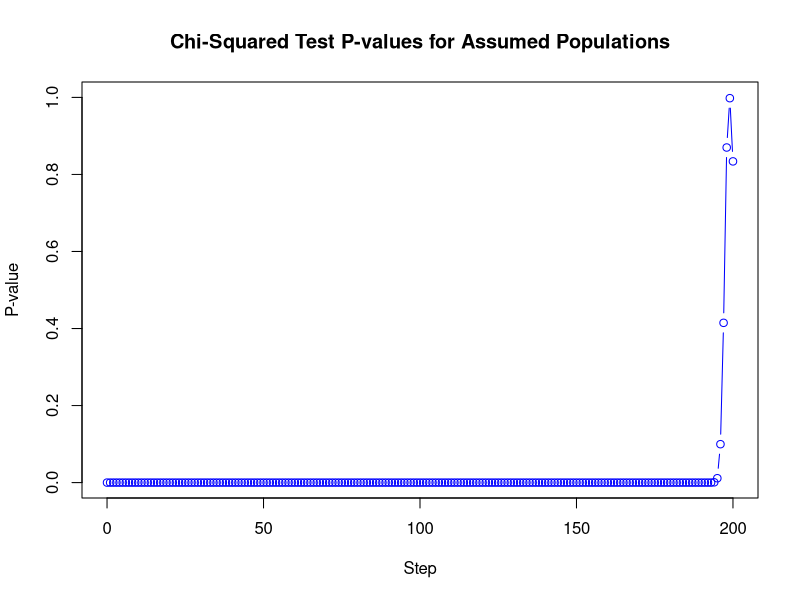

Recreate this plot in R. (Note: this script raises an error after producing the figure.)
# Clinical data
clinical_data <- c(6512, 799, 499, 4088)

# Constants for mosaic high and aneuploid categories
constant_mosaic_high <- 499
constant_aneuploid <- 4088

# Calculate the initial total for variable data
initial_total <- sum(clinical_data) - constant_mosaic_high - constant_aneuploid

# Initial simulated data
simulated_data <- c(0, 7273, constant_mosaic_high, constant_aneuploid)

# Number of steps
num_steps <- 200

# Function to generate intermediate populations
generate_intermediate_populations <- function(clinical, simulated, steps, constant_high, constant_aneu) {
  euploid_initial <- simulated[1]
  mosaic_low_initial <- simulated[2]
  euploid_final <- clinical[1]
  mosaic_low_final <- clinical[2]
  
  # Calculate the total initial and final sum for the changing categories
  total_initial <- euploid_initial + mosaic_low_initial
  total_final <- euploid_final + mosaic_low_final
  
  # Calculate the step size
  euploid_step <- (euploid_final - euploid_initial) / steps
  mosaic_low_step <- (mosaic_low_final - mosaic_low_initial) / steps
  
  populations <- list()
  for (i in 0:steps) {
    euploid <- round(euploid_initial + i * euploid_step)
    mosaic_low <- round(mosaic_low_initial + i * mosaic_low_step)
    
    # Ensure the sum of the changing categories remains constant
    if (euploid + mosaic_low > total_initial) {
      mosaic_low <- total_initial - euploid
    }
    
    populations[[i + 1]] <- c(euploid, mosaic_low, constant_high, constant_aneu)
  }
  return(populations)
}

# Generate populations
intermediate_populations <- generate_intermediate_populations(clinical_data, simulated_data, num_steps, constant_mosaic_high, constant_aneuploid)

# Function to run chi-squared tests
run_chi_squared_tests <- function(clinical, populations) {
  p_values <- numeric(length(populations))
  for (i in 1:length(populations)) {
    chi_vals <- matrix(c(populations[[i]], clinical), ncol = 4, byrow = TRUE)
    test_result <- chisq.test(chi_vals)
    p_values[i] <- test_result$p.value
  }
  return(p_values)
}

# Run chi-squared tests
p_values <- run_chi_squared_tests(clinical_data, intermediate_populations)

# Check increments
check_increments <- function(populations, steps) {
  increments <- numeric(steps)
  for (i in 1:(steps - 1)) {
    prev_population <- populations[[i]]
    next_population <- populations[[i + 1]]
    increments[i] <- (next_population[1] - prev_population[1]) / prev_population[1] * 100
  }
  return(increments)
}

# Get increments
increments <- check_increments(intermediate_populations, num_steps)

# Print increments
print(increments)
print(p_values)

# Find the largest p-value
max_p_value <- max(p_values, na.rm = TRUE)
print(paste("Maximum p-value:", max_p_value))

# Define the threshold for comparison (e.g., 0.5)
threshold <- 0.5

# Count how many p-values are greater than the threshold
large_p_values_count <- sum(p_values > threshold, na.rm = TRUE)

# Calculate the percentage of large p-values
percentage_large <- (large_p_values_count / length(p_values)) * 100
print(paste("Percentage of p-values above", threshold, ":", percentage_large, "%"))

# Plot p-values
plot(seq(0, length(p_values) - 1), p_values, type = "b", col = "blue",
     xlab = "Step", ylab = "P-value", main = "Chi-Squared Test P-values for Assumed Populations",
     ylim = c(0, 1))

# Log scale plot to handle very small p-values
plot(seq(0, length(p_values) - 1), -log10(p_values), type = "b", col = "red",
     xlab = "Step", ylab = "-Log10(P-value)", main = "Log-Scale of Chi-Squared Test P-values",
     ylim = c(0, max(-log10(p_values), na.rm = TRUE)))
